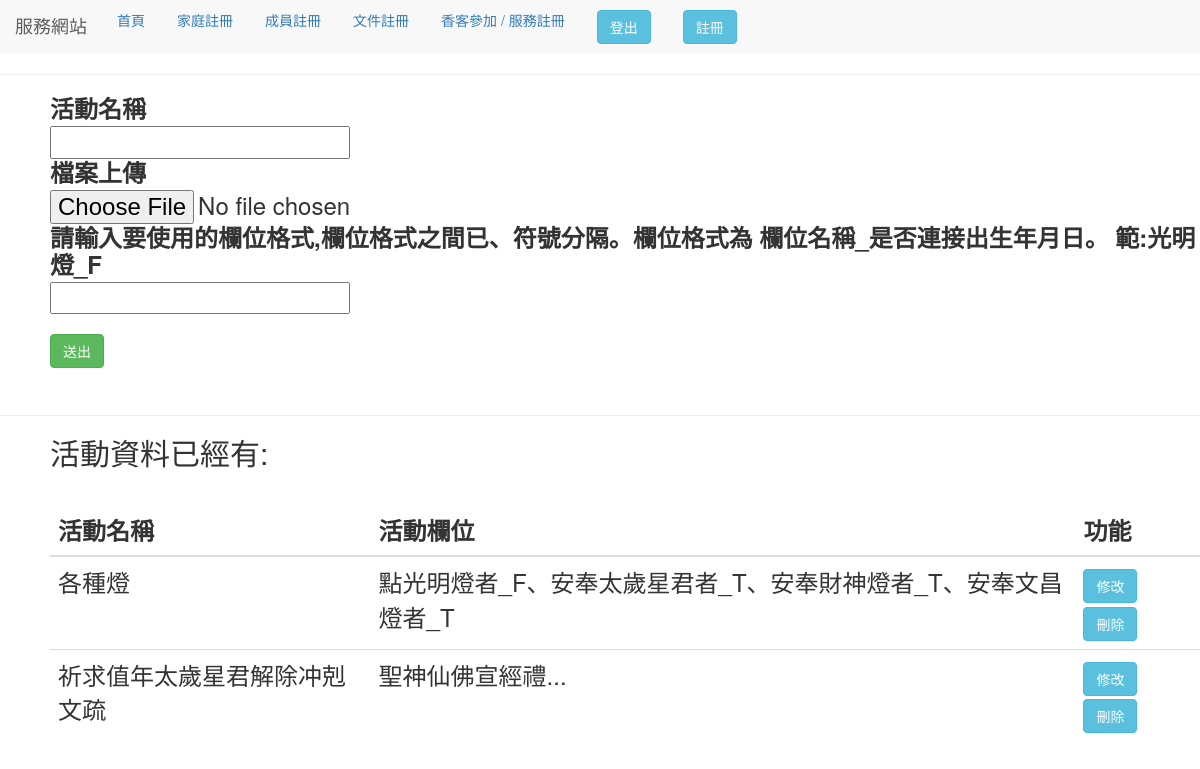
Before: /activity_register (signed in) with the older database file.
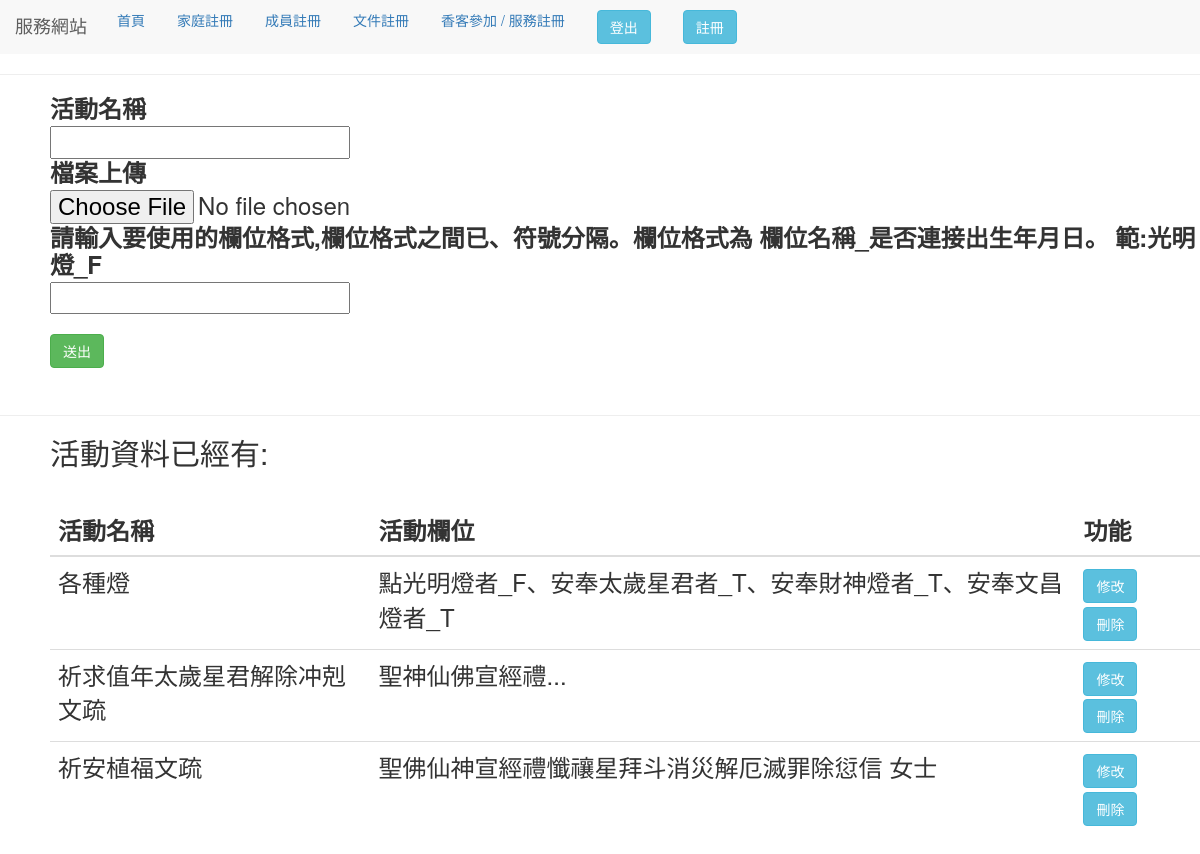
After: the same page with the newer database file.
### use_app/models.py (models this page shows, shortened)
class activity_data(models.Model):
    name = models.CharField(verbose_name="活動名稱", max_length=50)
    use_file = models.FileField(verbose_name="上傳檔案", upload_to="files")
    table_name= models.TextField(verbose_name="請輸入要使用的欄位名稱,並已、符號分隔")
    class Meta:
        verbose_name_plural = '活動資料庫'

### use_app/views.py (the view, shortened to what this page needs)
# urls.py: path('activity_register', views.activityform),
@login_required(login_url='/use_login')
def activityform(request):
    form = activity_form(request.POST or None)
    title_one = "活動名稱"
    title_two = "活動欄位"
    get_x = "活動資料"
    get_all_data = activity_data.objects.all()  # 表單資料
    context = locals()
    return render(request, "word_form.html", context)

### use_app/forms.py
class activity_form(forms.Form):
    name = forms.CharField(label="活動名稱", required=False)
    x_file = forms.FileField(label="檔案上傳", required=False)
    use_table = forms.CharField(label="請輸入要使用的欄位格式,欄位格式之間已、符號分隔。欄位格式為 欄位名稱_是否連接出生年月日。 範:光明燈_F ", required=False)

### templates/word_form.html (shortened to what this page needs)
{% extends "base.html" %}
{% block form %}
{% load crispy_forms_tags %}
<head>
    <link rel="stylesheet" href="//code.jquery.com/ui/1.12.1/themes/base/jquery-ui.css">
</head>
<body>
    <div style="margin-left:50px;">
        <form method='POST' enctype="multipart/form-data" novalidate>
            <div class="col-6">
                {{ form|crispy }} </div>
            <input type="submit" class="btn btn-success" value="送出" style="margin-top:20px">
        </form>
    </div>
    <br>
    <hr>
    <div style="margin-left:50px;">
        <h2>{{ get_x }}已經有:</h2>
        {% if get_all_data.all %}
        <br>
        <table class="table" id="data_table">
            <thead>
                <tr>
                    <th scope="col">{{title_one}}</th>
                    <th scope="col">{{title_two}}</th>
                    <th scope="col">功能</th>
                </tr>
            </thead>
            <tbody>
                {% for c in get_all_data.all %}
                <tr>
                    <td> {{ c.name }} </td>
                    <td> {{ c.table_name }} </td>
                    <td><button class="btn btn-info fix" value="{{c.name}}/{{c.table_name }}">修改 </button>
                        <button class="btn btn-info del" value="{{c.id}}">刪除 </button> </td>
                </tr>
                {% endfor %}
            </tbody>
        </table>
        {% else %}
        <p>無資料</p>
        {% endif %}
    </div>
</body>
{% endblock %}

### templates/base.html (shortened to what this page needs)
<!DOCTYPE html>
<html>
<head>
</head>
<body>
    {% include 'header.html'%}
    <h3> {% block message%} {% endblock %}
        <hr> {% block form %} {% endblock %} {% block try%} {% endblock %}
</body>
</html>

### templates/header.html (shortened to what this page needs)
<head>
  <link rel="stylesheet" href="http://maxcdn.bootstrapcdn.com/bootstrap/3.3.4/css/bootstrap.min.css">
<body>
  <nav class="nav navbar-default">
    <ul class="nav nav-pills nav-fill">
      <div class="navbar-header" >
        <a class="navbar-brand" href="#">服務網站</a>
      </div>
      <li><a href="/ ">首頁</a></li>
      <li><a href="/home_register">家庭註冊</a></li>
      <li><a href="/people_register">成員註冊</a></li>
      <li><a href="/activity_register">文件註冊</a></li>
      <li><a href="/join_activity">香客參加 / 服務註冊</a></li>
     <li> {% if request.user.is_authenticated %}
      <a href="logout" style="text-decoration:none;"><button class="btn btn-info">登出</button> </a>
      {% else %}
      <a href="use_login" style="text-decoration:none;"><button class="btn btn-info">登入</button> </a>
      {% endif %}</li>
      <li>  <a href="register" style="text-decoration:none;"><button class="btn btn-info">註冊</button> </a></li>
    </ul>
  </nav>
</body>
</head>

Changed rows visible on the page:
added activity_data: name "祈安植福文疏", table_name "聖佛仙神宣經禮懺禳星拜斗消災解厄滅罪除愆信 女士", {{ c.id }} 3 (drawn)
